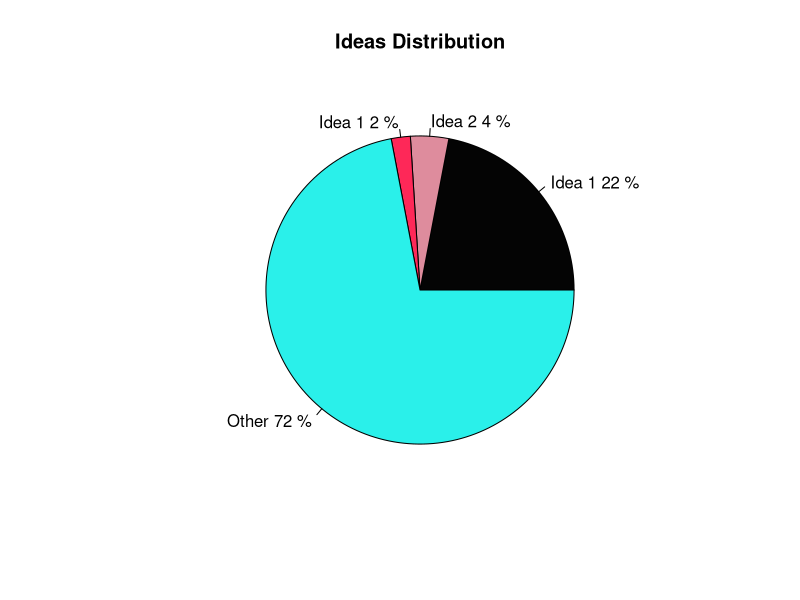

Recreate this plot in R.
# Set up PNG output
png(filename = "ideas_distribution.png", width = 800, height = 600)

# Define values and labels
values <- c(11, 2, 1, 36)
labels <- c("Idea 1", "Idea 2", "Idea 1", "Other")

# Define custom colors
colors <- c("#040404", "#de8c9d", "#fe2858", "#2af0ea")  # TikTokBlack, TikTokPink, TikTokRed, TikTokLightBlue

# Calculate percentages for each category
percentages <- round(values / sum(values) * 100)
labels <- paste(labels, percentages, "%")  # Combine labels with percentages

# Plot the pie chart
pie(values, labels = labels, col = colors, main = "Ideas Distribution")

# Close the graphics device
dev.off()
